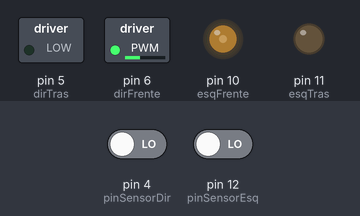
A sketch run on a simulated Arduino Uno, built with avr-gcc and run on an emulated ATmega328P. Parts: switched loads named in the sketch (green lamp = pin HIGH), output pins drawn as LEDs (lit = HIGH). The test bench sets the inputs (shaded band); at power-on: pin 4 (pinSensorDir) LOW, pin 12 (pinSensorEsq) LOW.

Above: at 1.2 s.
1.3 s: pin 4 (pinSensorDir) driven HIGH
At 2.4 s:
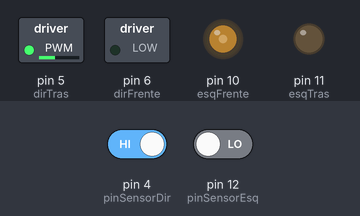
2.8 s: pin 12 (pinSensorEsq) driven HIGH
At 3.17 s:
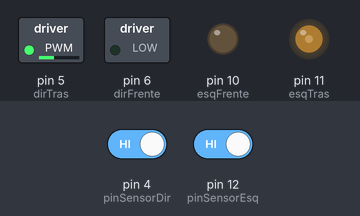
At 4.4 s:
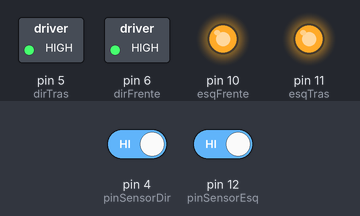
4.7 s: pin 4 (pinSensorDir) driven LOW
Timing chart, 0 to 7.8 s (numbered marks = the images above; inputs shaded):
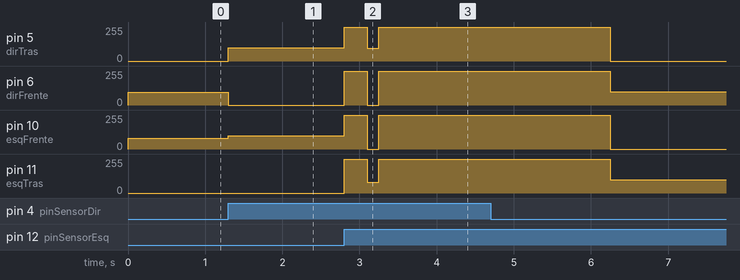

The sketch:

Q0702_seguidorDeLinha.ino
```cpp
/*
     CÓDIGO:	  Q0702
     AUTOR:		  BrincandoComIdeias
     ACOMPANHE:	https://www.youtube.com/brincandocomideias ; https://www.instagram.com/canalbrincandocomideias/
     APRENDA:	  https://cursodearduino.net/ ; https://cursoderobotica.net
     COMPRE:	  https://www.arducore.com.br/
     SKETCH:    Seguidor de Linha
     DATA:		  22/09/2021
*/

// DEFINIÇÕES DE PINOS
#define pinSensorDir 4
#define pinSensorEsq 12

#define dirFrente 6
#define dirTras   5
#define esqFrente 10
#define esqTras   11

// DEFINIÇÕES
#define LINHA HIGH

#define FRENTE  1
#define PARADO  0
#define TRAS   -1

// DECLARAÇÃO DE FUNÇÕES
void configMotor();
void motorEsq(int direcao, byte velocidade = 80);
void motorDir(int direcao, byte velocidade = 95);

// DECLARAÇÃO DE VARIÁVEIS
bool leituraEsquerda;
bool leituraDireita;

void setup() {
  //Serial.begin(9600);

  pinMode(pinSensorDir, INPUT);
  pinMode(pinSensorEsq, INPUT);

  configMotor();
}

void loop() {
  bool valE = digitalRead(pinSensorEsq);
  bool valD = digitalRead(pinSensorDir);

  if (valE == LINHA && valD == LINHA) {
    motorEsq(PARADO);
    motorDir(PARADO);
    delay(300);
    motorEsq(TRAS);
    motorDir(TRAS);
    delay(150);
    motorEsq(PARADO);
    motorDir(PARADO);
    delay(3000);
  } else if (valD == LINHA) {
    motorEsq(FRENTE, 100);
    motorDir(TRAS, 100);
  } else if (valE == LINHA) {
    motorEsq(TRAS, 100);
    motorDir(FRENTE, 100);
  } else {
    motorEsq(FRENTE);
    motorDir(FRENTE);
  }
}

// IMPLEMENTO DE FUNÇÕES

void configMotor() {
  pinMode(dirFrente,  OUTPUT);
  pinMode(dirTras,    OUTPUT);
  pinMode(esqFrente,  OUTPUT);
  pinMode(esqTras,    OUTPUT);

  digitalWrite(dirFrente,  LOW);
  digitalWrite(dirTras,    LOW);
  digitalWrite(esqFrente,  LOW);
  digitalWrite(esqTras,    LOW);
}

void motorEsq(int direcao, byte velocidade = 80) {
  switch (direcao) {
    case -1: {
        //        Serial.println("Esq Trás");
        digitalWrite(esqFrente,  LOW);
        analogWrite (esqTras,    velocidade);
        break;
      }
    case 0: {
        //        Serial.println("Esq PARADOdo");
        digitalWrite(esqFrente,  HIGH);
        digitalWrite(esqTras,    HIGH);
        break;
      }
    case 1: {
        //        Serial.println("Esq Frente");
        analogWrite (esqFrente,  velocidade);
        digitalWrite(esqTras,    LOW);
        break;
      }
  }
}

void motorDir(int direcao, byte velocidade = 95) {
  switch (direcao) {
    case -1: {
        //        Serial.println("Dir Trás");
        digitalWrite(dirFrente,  LOW);
        analogWrite (dirTras,    velocidade);
        break;
      }
    case 0: {
        //        Serial.println("Dir PARADOdo");
        digitalWrite(dirFrente,  HIGH);
        digitalWrite(dirTras,    HIGH);
        break;
      }
    case 1: {
        //        Serial.println("Dir Frente");
        analogWrite (dirFrente,  velocidade);
        digitalWrite(dirTras,    LOW);
        break;
      }
  }
}
```

Measured:
- after the input at 1.3 s, pin 5 (dirTras): 0/255 → 100/255 at once; pin 6 (dirFrente): 95/255 → 0/255 at once; pin 10 (esqFrente): 80/255 → 100/255 at once
- after the input at 2.8 s, pin 5 (dirTras): 100/255 → 255/255 at once, → 95/255 0.30 s later, → 255/255 0.15 s later; pin 6 (dirFrente): 0/255 → 255/255 at once, → 0/255 0.30 s later, → 255/255 0.15 s later
